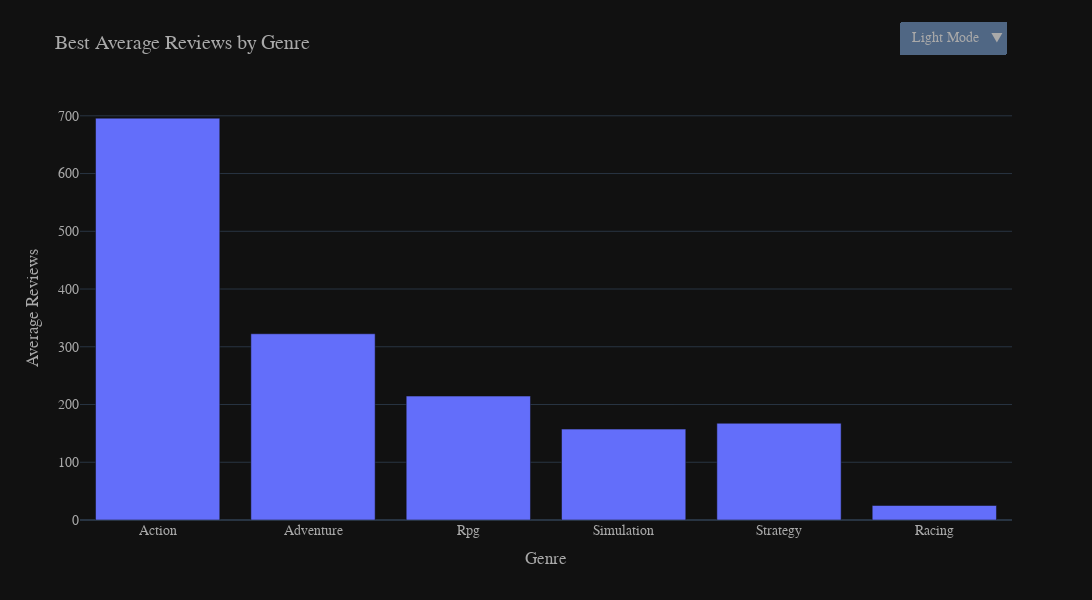

The notebook cell this image was saved under:
### Markdown cell above
Nos basaremos en la media de positive_ratings segun género, esta vez incluyendo los juegos f2p

### Code cell
# Create a df with only the columns we care about
df_genres = df[['positive_ratings'] + genres]

# Calculate the weighted average
genre_avg_reviews = (
    df_genres[genres].multiply(df_genres['positive_ratings'], axis=0).sum() /  
    len(df_genres[genres])  
).reset_index()
genre_avg_reviews.columns = ['genre', 'avg_positive_ratings']
genre_avg_reviews['genre'] = genre_avg_reviews['genre'].str.capitalize()

# Create a bar chart
fig = px.bar(
    genre_avg_reviews, 
    x='genre', 
    y='avg_positive_ratings', 
    labels={'genre': 'Genre', 'avg_positive_ratings': 'Average Reviews'}
)

fig.update_layout(
    title='Best Average Reviews by Genre',
    font=dict(family='Helvetica', size=14, color='rgb(169, 169, 169)'),
    template="plotly_dark",
    height=600,
    width=1300
)

fig.update_traces(
    hovertemplate='Genre: %{x}<br>Average Positive Reviews: %{y:.0f}')

# Dark/Light Mode Button
fig.update_layout(
    updatemenus=[{
        'buttons': [
            {
                'label': 'Light Mode',
                'method': 'relayout',
                'args': ['template', 'plotly_white'],  
            },
            {
                'label': 'Dark Mode',
                'method': 'relayout',
                'args': ['template', 'plotly_dark'],  
            }
        ],
        'direction': 'down',  
        'showactive': True,
        'x': 1,  
        'xanchor': 'right',  
        'y': 1.2,  
        'yanchor': 'top',  
        'pad': {'r': 5, 't': 10}, 
    }]
)
fig.show()

### Figure 1 — Plotly figure (JSON) as saved in the notebook; plotly's stock layout.template omitted (floating-point values rounded to 4 significant figures)
{"data": [{"alignmentgroup": "True", "hovertemplate": "Genre: %{x}<br>Average Positive Reviews: %{y:.0f}", "legendgroup": "", "marker": {"color": "#636efa", "pattern": {"shape": ""}}, "name": "", "offsetgroup": "", "orientation": "v", "showlegend": false, "textposition": "auto", "type": "bar", "x": ["Action", "Adventure", "Rpg", "Simulation", "Strategy", "Racing"], "xaxis": "x", "y": [695.9, 322.5, 214.6, 157.4, 167.5, 25.12], "yaxis": "y"}], "layout": {"barmode": "relative", "font": {"color": "rgb(169, 169, 169)", "family": "Helvetica", "size": 14}, "height": 600, "legend": {"tracegroupgap": 0}, "margin": {"t": 60}, "title": {"text": "Best Average Reviews by Genre"}, "updatemenus": [{"buttons": [{"args": ["template", "plotly_white"], "label": "Light Mode", "method": "relayout"}, {"args": ["template", "plotly_dark"], "label": "Dark Mode", "method": "relayout"}], "direction": "down", "pad": {"r": 5, "t": 10}, "showactive": true, "x": 1, "xanchor": "right", "y": 1.2, "yanchor": "top"}], "width": 1300, "xaxis": {"anchor": "y", "domain": [0, 1], "title": {"text": "Genre"}}, "yaxis": {"anchor": "x", "domain": [0, 1], "title": {"text": "Average Reviews"}}}}
